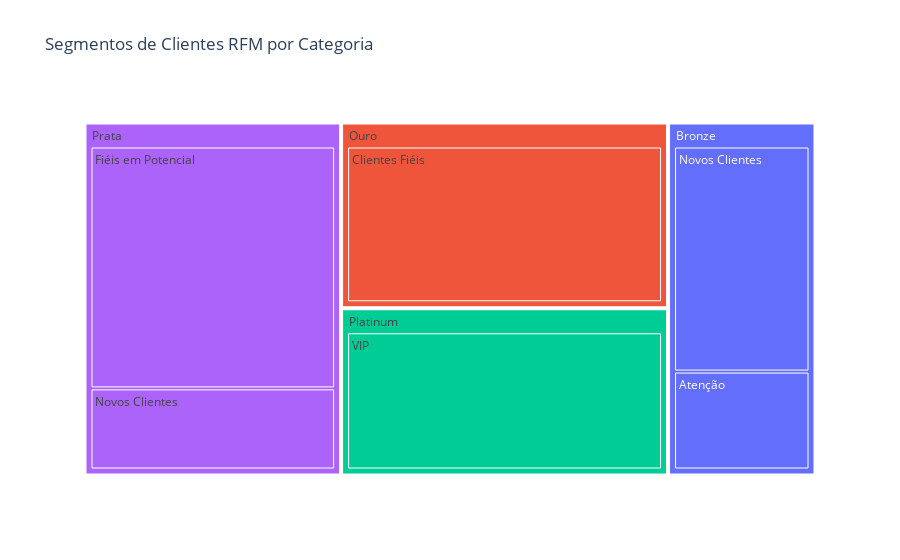

This figure's notebook cell:
### Markdown cell above
## 2.2 Matriz de RFM
Após o cálculo das pontuações de Recência, Frequência e Valor Monetário, construiremos a Matriz RFM, que permitirá classificar e distribuir os clientes de acordo com seus padrões de comportamento de compra.

A partir dessa matriz, os clientes podem ser segmentados nos seguintes grupos:

- **VIP (13–15)**: clientes que compraram recentemente, apresentam alta frequência de compra e elevado valor monetário. Representam os clientes de maior valor para o negócio.
- **Clientes Fiéis (10–12)**: apresentam boa frequência de compra e gasto consistente, embora não estejam necessariamente entre os maiores valores monetários.
- **Fiéis em Potencial (7–9)**: clientes com compras recentes, que já realizaram mais de uma transação e demonstram potencial de aumento no valor gasto.
- **Novos Clientes (4–6)**: realizaram compras recentemente, porém ainda apresentam baixa frequência e menor valor monetário.
- **Atenção  (3)**: clientes com baixa recência (não compram há algum tempo), baixa frequência e baixo valor monetário, indicando risco de churn.

Essa segmentação permite direcionar estratégias específicas para retenção, fidelização e reativação, de acordo com o perfil comportamental de cada grupo.

### Code cell
rfm["Segmento Clientes"] = " "

rfm.loc[rfm["RFM Score"] >= 13, "Segmento Clientes"] = "VIP"
rfm.loc[(rfm["RFM Score"] >= 10) & (rfm["RFM Score"] <= 12), "Segmento Clientes"] = "Clientes Fiéis"
rfm.loc[(rfm["RFM Score"] >= 7) & (rfm["RFM Score"] <= 9), "Segmento Clientes"] = "Fiéis em Potencial"
rfm.loc[(rfm["RFM Score"] >= 4) & (rfm["RFM Score"] <= 6), "Segmento Clientes"] = "Novos Clientes"
rfm.loc[(rfm["RFM Score"] >= 2) & (rfm["RFM Score"] <= 3), "Segmento Clientes"] = "Atenção"

segment_counts = rfm["Segmento Clientes"].value_counts().sort_index()

segment_product_counts = rfm.groupby(["Segmento RFM", "Segmento Clientes"]).size().reset_index(name="Count")

segment_product_counts = segment_product_counts.sort_values("Segmento RFM", ascending=True)

fig_treemap_segment_product = px.treemap(segment_product_counts,
                                         path=["Segmento RFM", "Segmento Clientes"],
                                         values="Count",
                                         color="Segmento RFM",
                                         color_discrete_sequence=px.colors.qualitative.Plotly,
                                         title="Segmentos de Clientes RFM por Categoria")
fig_treemap_segment_product.show()

### Figure 1 — Plotly figure (JSON) as saved in the notebook; plotly's stock layout.template omitted (floating-point values rounded to 4 significant figures)
{"data": [{"branchvalues": "total", "customdata": [["Bronze"], ["Bronze"], ["Bronze"], ["Ouro"], ["Ouro"], ["Platinum"], ["Platinum"], ["Prata"], ["Prata"], ["Prata"]], "domain": {"x": [0, 1], "y": [0, 1]}, "hovertemplate": "labels=%{label}<br>Count=%{value}<br>parent=%{parent}<br>id=%{id}<br>Segmento RFM=%{customdata[0]}<extra></extra>", "ids": ["Bronze/Atenção", "Bronze/Novos Clientes", "Bronze", "Ouro/Clientes Fiéis", "Ouro", "Platinum/VIP", "Platinum", "Prata/Fiéis em Potencial", "Prata/Novos Clientes", "Prata"], "labels": ["Atenção", "Novos Clientes", "Bronze", "Clientes Fiéis", "Ouro", "VIP", "Platinum", "Fiéis em Potencial", "Novos Clientes", "Prata"], "marker": {"colors": ["#636EFA", "#636EFA", "#636EFA", "#EF553B", "#EF553B", "#00CC96", "#00CC96", "#AB63FA", "#AB63FA", "#AB63FA"]}, "name": "", "parents": ["Bronze", "Bronze", "", "Ouro", "", "Platinum", "", "Prata", "Prata", ""], "type": "treemap", "values": [258.0, 593.0, 851.0, 993.0, 993.0, 894.0, 894.0, 1109.0, 372.0, 1481.0]}], "layout": {"legend": {"tracegroupgap": 0}, "title": {"text": "Segmentos de Clientes RFM por Categoria"}, "treemapcolorway": ["#636EFA", "#EF553B", "#00CC96", "#AB63FA", "#FFA15A", "#19D3F3", "#FF6692", "#B6E880", "#FF97FF", "#FECB52"]}}
